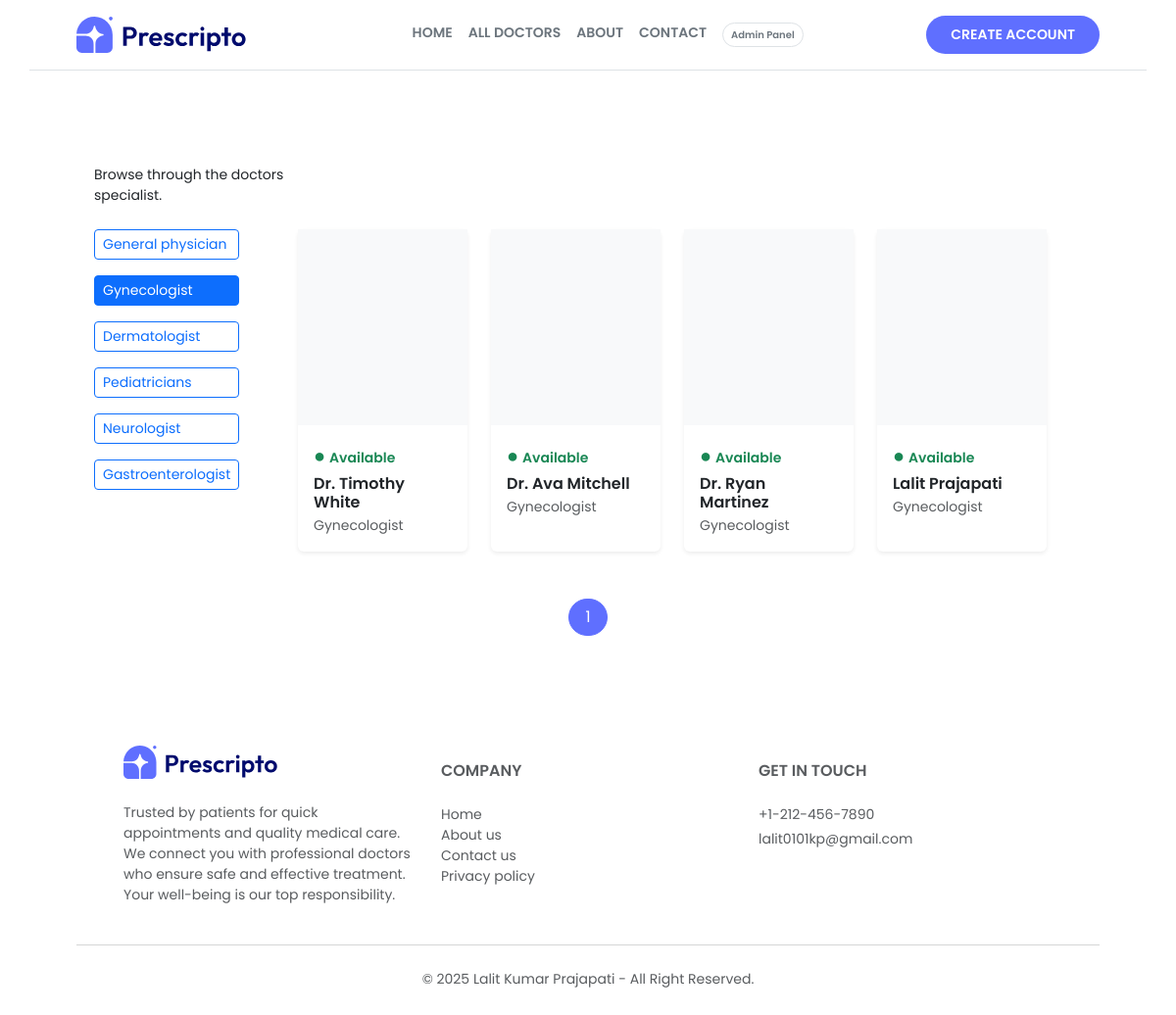
Page /doctor/Gynecologist/ on the committed database.
### appointment/models.py (models this page shows, shortened)
class Doctor(models.Model):
    image = CloudinaryField('image', folder='doctor_image')
    name = models.CharField(max_length=100)
    email = models.EmailField()
    username = models.CharField(max_length=255, unique=True)
    password = models.CharField(max_length=100)
    experience = models.IntegerField()
    fees = models.FloatField()
    category = models.ForeignKey(Category, on_delete=models.CASCADE)
    degree = models.CharField(max_length=50)
    about = models.TextField()
    address = models.TextField()
    available = models.BooleanField(default=True)

class Category(models.Model):
    name = models.CharField(max_length=100)
    def __str__(self):
        return self.name

### appointment/views.py (the view)
# urls.py: path('doctor/<str:category_name>/', views.doctor, name='doctor'),
def doctor(request, category_name):
    if category_name == 'all doctor':
        doctor_list = Doctor.objects.filter(available=True)
    else:
        doctor_list = Doctor.objects.filter(category__name=category_name, available=True)
    paginator = Paginator(doctor_list, 16)  # 👉 8 doctors per page
    page_number = request.GET.get('page')
    doctors = paginator.get_page(page_number)
    return render(request, 'doctor.html', {
        'doctors': doctors,
        'category_name': category_name
    })

### templates/doctor.html (shortened to what this page needs)
{% extends "layout.html" %}
{% load static %}
{% block contant %}
    <section class="mt-5 px-5">
        <div class="container px-5 py-5">
            <p class="mb-4 small" data-aos="fade-up">
                Browse through the doctors <br> specialist.
            </p>
            <div class="row">
                <div class="col-md-2 mb-4" data-aos="fade-right">
                    <div class="d-flex flex-column gap-3">
                        <a href="{% url "doctor" 'General physician' %}"
                        class="btn {% if category_name == 'General physician' %}btn-primary {% else %}btn-outline-primary{% endif %} btn-sm text-start"
                        style="transition: all 0.3s ease;"
                        onmouseover="this.style.transform='scale(1.05)'"
                        onmouseout="this.style.transform='scale(1)'">
                        General physician
                        </a>
                        <a href="{% url "doctor" 'Gynecologist' %}"
                        class="btn {% if category_name == 'Gynecologist' %}btn-primary {% else %}btn-outline-primary{% endif %} btn-sm text-start"
                        style="transition: all 0.3s ease;"
                        onmouseover="this.style.transform='scale(1.05)'"
                        onmouseout="this.style.transform='scale(1)'">
                        Gynecologist
                        </a>
                        <a href="{% url "doctor" 'Dermatologist' %}"
                        class="btn {% if category_name == 'Dermatologist' %}btn-primary {% else %}btn-outline-primary{% endif %} btn-sm text-start"
                        style="transition: all 0.3s ease;"
                        onmouseover="this.style.transform='scale(1.05)'"
                        onmouseout="this.style.transform='scale(1)'">
                        Dermatologist
                        </a>
                        <a href="{% url "doctor" 'Pediatricians' %}"
                        class="btn {% if category_name == 'Pediatricians' %}btn-primary {% else %}btn-outline-primary{% endif %} btn-sm text-start"
                        style="transition: all 0.3s ease;"
                        onmouseover="this.style.transform='scale(1.05)'"
                        onmouseout="this.style.transform='scale(1)'">
                        Pediatricians
                        </a>
                        <a href="{% url "doctor" 'Neurologist' %}"
                        class="btn {% if category_name == 'Neurologist' %}btn-primary {% else %}btn-outline-primary{% endif %} btn-sm text-start"
                        style="transition: all 0.3s ease;"
                        onmouseover="this.style.transform='scale(1.05)'"
                        onmouseout="this.style.transform='scale(1)'">
                        Neurologist
                        </a>
                        <a href="{% url "doctor" 'Gastroenterologist' %}"
                        class="btn {% if category_name == 'Gastroenterologist' %}btn-primary {% else %}btn-outline-primary{% endif %} btn-sm text-start"
                        style="transition: all 0.3s ease;"
                        onmouseover="this.style.transform='scale(1.05)'"
                        onmouseout="this.style.transform='scale(1)'">
                        Gastroenterologist
                        </a>
                    </div>
                </div>
                <div class="col-md-10 px-5" data-aos="fade-left">
                    <div class="row row-cols-1 row-cols-sm-2 row-cols-md-4 g-4">
                        {% for doctor in doctors %}
                        <div class="col" data-aos="fade-up" data-aos-delay="{{ forloop.counter0|add:1 }}00">
                            <div class="card border-0 rounded shadow-sm h-100"
                                style="transition: all 0.3s ease;"
                                onmouseover="this.style.transform='translateY(-10px)'; this.style.boxShadow='0 15px 30px rgba(0,0,0,0.15)'"
                                onmouseout="this.style.transform='translateY(0px)'; this.style.boxShadow=''">
                                <div class="bg-light d-flex justify-content-center align-items-center overflow-hidden"
                                    style="height: 200px;">
                                </div>
                                <div class="card-body pb-3 d-flex flex-column">
                                    <p class="text-success small fw-semibold mb-1">
                                        <span class="text-success me-1 fs-5">●</span>Available
                                    </p>
                                    <h6 class="card-title fw-semibold mb-1">
                                        {{ doctor.name }}
                                    </h6>
                                    <p class="text-muted small mb-0">
                                        {{ doctor.category }}
                                    </p>
                                </div>
                            </div>
                        </div>
                        {% endfor %}
                    </div>
                </div>
                <div class="d-flex justify-content-center mt-5" data-aos="fade-up">
                    <nav>
                        <ul class="pagination align-items-center gap-2">
                            {% for num in doctors.paginator.page_range %}
                            <li class="page-item">
                                <a href="?page={{ num }}"
                                class="page-link rounded-pill px-3 {% if doctors.number == num %}text-white{% endif %}"
                                style="
                                        background: {% if doctors.number == num %}rgb(95,111,255){% else %}transparent{% endif %};
                                        border: 1px solid rgb(95,111,255);
                                        transition: all 0.3s ease;
                                "
                                onmouseover="this.style.transform='scale(1.15)'"
                                onmouseout="this.style.transform='scale(1)'">
                                {{ num }}
                                </a>
                            </li>
                            {% endfor %}
                        </ul>
                    </nav>
                </div>
            </div>
        </div>
    </section>
{% endblock %}

### templates/layout.html (style rules this page uses)
body { font-family: "Poppins", sans-serif; }

### rows in the picture
Doctor: name "Dr. Timothy White", category "Gynecologist"
Doctor: name "Dr. Ava Mitchell", category "Gynecologist"
Doctor: name "Dr. Ryan Martinez", category "Gynecologist"
Doctor: name "Lalit Prajapati", category "Gynecologist"

### other values in the picture
{{ num }} "1"
